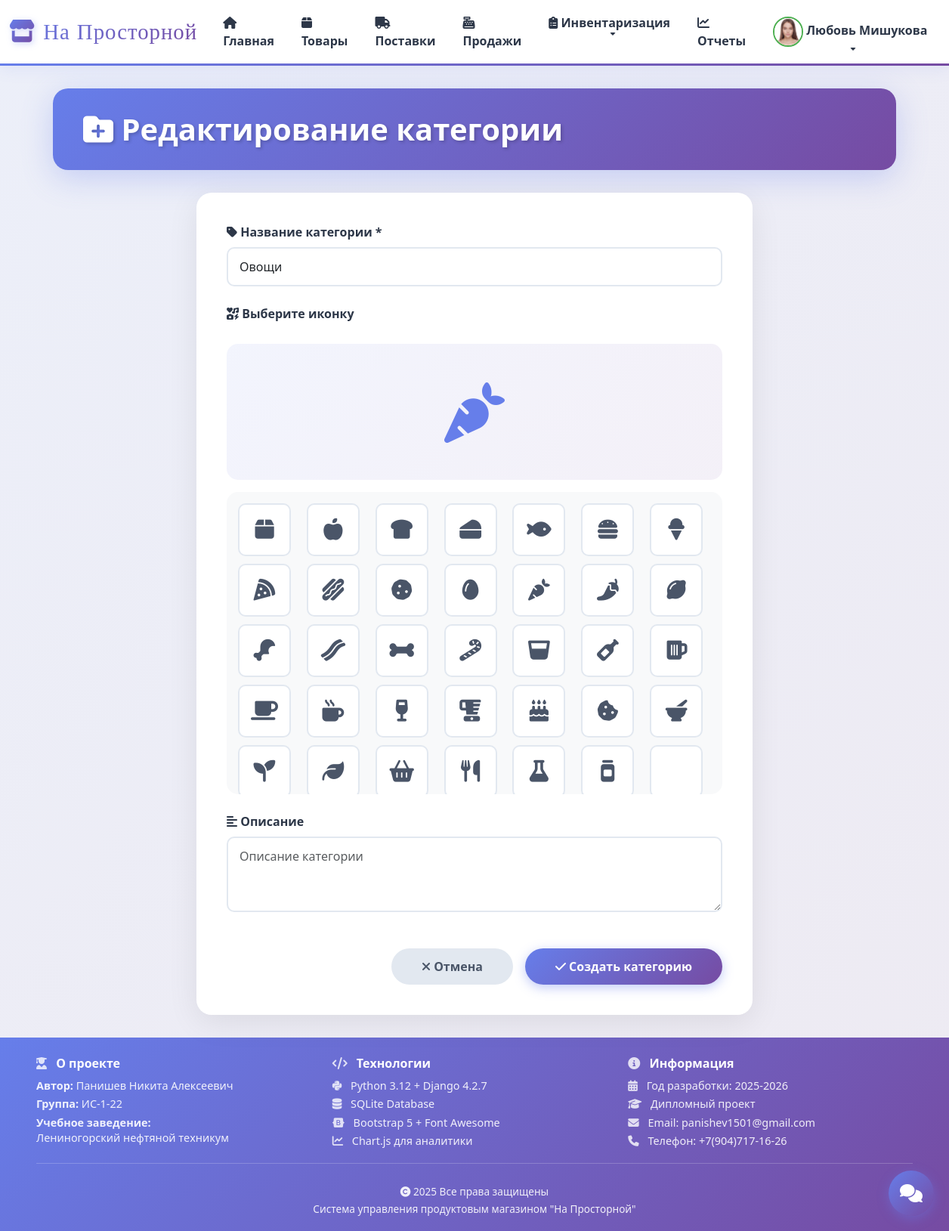
Page /products/category/1/update/ (signed in) on the committed database.
### accounts/models.py (models this page shows, shortened)
class CustomUser(AbstractUser):
    ROLE_CHOICES = (
        ('director', 'Директор'),
        ('manager', 'Заведующий'),
        ('cashier', 'Кассир'),
    )
    role = models.CharField(max_length=20, choices=ROLE_CHOICES, default='cashier', verbose_name='Роль')
    avatar = models.ImageField(upload_to='avatars/', blank=True, null=True, verbose_name='Аватар')
    phone = models.CharField(max_length=20, blank=True, verbose_name='Телефон')
    class Meta:
        verbose_name = 'Пользователь'
        verbose_name_plural = 'Пользователи'
    def can_manage_products(self):
        return self.role in ['director', 'manager']
    def can_manage_sales(self):
        return self.role in ['director', 'manager', 'cashier']
    def can_view_reports(self):
        return self.role in ['director']

### products/models.py (models this page shows, shortened)
class Category(models.Model):
    name = models.CharField(max_length=100, verbose_name='Название')
    icon = models.CharField(max_length=50, default='fa-box', verbose_name='Иконка')
    description = models.TextField(blank=True, verbose_name='Описание')
    class Meta:
        verbose_name = 'Категория'
        verbose_name_plural = 'Категории'
        ordering = ['name']

### products/views.py (the view)
# urls.py: path('category/<int:category_id>/update/', views.category_update, name='category_update'),
@login_required
@user_passes_test(lambda u: u.can_manage_products())
def category_update(request, category_id):
    category = get_object_or_404(Category, pk=category_id)
    if request.method == 'POST':
        form = CategoryForm(request.POST, instance=category)
        if form.is_valid():
            category = form.save()
            messages.success(request, f'Категория "{category.name}" успешно обновлена!')
            return redirect('products:category_products', category_id=category.id)
    else:
        form = CategoryForm(instance=category)
    context = {
        'form': form,
        'title': 'Редактирование категории',
        'category': category,
    }
    return render(request, 'products/category_form.html', context)

### products/forms.py
class CategoryForm(forms.ModelForm):
    class Meta:
        model = Category
        fields = ['name', 'icon', 'description']
        widgets = {
            'name': forms.TextInput(attrs={'class': 'form-control', 'placeholder': 'Название категории'}),
            'icon': forms.TextInput(attrs={'class': 'form-control', 'placeholder': 'fa-box'}),
            'description': forms.Textarea(attrs={'class': 'form-control', 'rows': 3, 'placeholder': 'Описание категории'}),
        }

### templates/products/category_form.html (shortened to what this page needs)
{% extends 'base.html' %}
{% block content %}
<div class="category-form-page">
    <div class="container">
        <div class="page-header animate__animated animate__fadeInDown">
            <h1>
                <i class="fas fa-folder-plus"></i>
                {{ title }}
            </h1>
        </div>
        <div class="row justify-content-center">
            <div class="col-12 col-lg-8">
                <div class="form-card animate__animated animate__fadeInUp">
                    <form method="post" enctype="multipart/form-data">
                        <div class="mb-4">
                            <label for="{{ form.name.id_for_label }}" class="form-label">
                                <i class="fas fa-tag"></i> Название категории *
                            </label>
                            {{ form.name }}
                        </div>
                        <div class="mb-4">
                            <label class="form-label">
                                <i class="fas fa-icons"></i> Выберите иконку
                            </label>
                            <div class="icon-preview-large text-center mb-3" id="iconPreview">
                                <i class="fas {{ form.icon.value|default:'fa-box' }}"></i>
                            </div>
                            <div class="icon-selector">
                            </div>
                        </div>
                        <div class="mb-4">
                            <label for="{{ form.description.id_for_label }}" class="form-label">
                                <i class="fas fa-align-left"></i> Описание
                            </label>
                            {{ form.description }}
                        </div>
                        <div class="d-flex gap-3 justify-content-end mt-5">
                            <a href="{% url 'products:product_list' %}" class="btn btn-cancel">
                                <i class="fas fa-times"></i> Отмена
                            </a>
                            <button type="submit" class="btn btn-submit">
                                <i class="fas fa-check"></i> Создать категорию
                            </button>
                        </div>
                    </form>
                </div>
            </div>
        </div>
    </div>
</div>
{% endblock %}

### templates/base.html (shortened to what this page needs)
<!DOCTYPE html>
<html lang="ru">
<head>
    <link href="https://cdn.jsdelivr.net/npm/bootstrap@5.3.0/dist/css/bootstrap.min.css" rel="stylesheet">
    <link rel="stylesheet" href="https://cdnjs.cloudflare.com/ajax/libs/font-awesome/6.4.0/css/all.min.css">
    <link rel="stylesheet" href="https://cdnjs.cloudflare.com/ajax/libs/animate.css/4.1.1/animate.min.css">
</head>
<body>
    {% if user.is_authenticated %}
    <nav class="navbar navbar-expand-lg navbar-light sticky-top">
        <div class="container-fluid">
            <a class="navbar-brand" href="{% url 'products:dashboard' %}">
                <i class="fas fa-store"></i>На Просторной
            </a>
            <div class="collapse navbar-collapse" id="navbarNav">
                <ul class="navbar-nav me-auto">
                    <li class="nav-item">
                        <a class="nav-link" href="{% url 'products:dashboard' %}">
                            <i class="fas fa-home"></i> Главная
                        </a>
                    </li>
                    <li class="nav-item">
                        <a class="nav-link" href="{% url 'products:product_list' %}">
                            <i class="fas fa-box"></i> Товары
                        </a>
                    </li>
                    {% if user.can_manage_products %}
                    <li class="nav-item">
                        <a class="nav-link" href="{% url 'products:supply_list' %}">
                            <i class="fas fa-truck"></i> Поставки
                        </a>
                    </li>
                    {% endif %}
                    {% if user.can_manage_sales %}
                    <li class="nav-item">
                        <a class="nav-link" href="{% url 'sales:sale_list' %}">
                            <i class="fas fa-cash-register"></i> Продажи
                        </a>
                    </li>
                    {% endif %}
                    {% if user.can_manage_products %}
                    <li class="nav-item dropdown">
                        <a class="nav-link dropdown-toggle" href="#" id="inventoryDropdown" role="button" data-bs-toggle="dropdown">
                            <i class="fas fa-clipboard-list"></i> Инвентаризация
                        </a>
                    </li>
                    {% endif %}
                    {% if user.can_view_reports %}
                    <li class="nav-item">
                        <a class="nav-link" href="{% url 'reports:dashboard' %}">
                            <i class="fas fa-chart-line"></i> Отчеты
                        </a>
                    </li>
                    {% endif %}
                </ul>
                <ul class="navbar-nav">
                    <li class="nav-item dropdown">
                        <a class="nav-link dropdown-toggle" href="#" id="userDropdown" role="button" data-bs-toggle="dropdown">
                            {% if user.avatar %}
                            <img src="{{ user.avatar.url }}" alt="Avatar" class="user-avatar">
                            {% else %}
                            <i class="fas fa-user-circle"></i>
                            {% endif %}
                            {{ user.first_name }} {{ user.last_name }}
                        </a>
                    </li>
                </ul>
            </div>
        </div>
    </nav>
    {% endif %}
    {% block content %}{% endblock %}
    <footer class="site-footer">
        <div class="footer-content">
            <div class="footer-info">
                <div class="footer-section">
                    <h5><i class="fas fa-user-graduate"></i> О проекте</h5>
                    <p><strong>Автор:</strong> Панишев Никита Алексеевич</p>
                    <p><strong>Группа:</strong> ИС-1-22</p>
                    <p><strong>Учебное заведение:</strong><br>Лениногорский нефтяной техникум</p>
                </div>
                <div class="footer-section">
                    <h5><i class="fas fa-code"></i> Технологии</h5>
                    <p><i class="fab fa-python"></i> Python 3.12 + Django 4.2.7</p>
                    <p><i class="fas fa-database"></i> SQLite Database</p>
                    <p><i class="fab fa-bootstrap"></i> Bootstrap 5 + Font Awesome</p>
                    <p><i class="fas fa-chart-line"></i> Chart.js для аналитики</p>
                </div>
                <div class="footer-section">
                    <h5><i class="fas fa-info-circle"></i> Информация</h5>
                    <p><i class="fas fa-calendar-alt"></i> Год разработки: 2025-2026</p>
                    <p><i class="fas fa-graduation-cap"></i> Дипломный проект</p>
                    <p><i class="fas fa-envelope"></i> Email: panishev1501@gmail.com </p>
                    <p><i class="fas fa-phone"></i> Телефон: +7(904)717-16-26</p>
                </div>
            </div>
            <div class="footer-divider"></div>
            <div class="footer-bottom">
                <p><i class="fas fa-copyright"></i> {{ current_year|default:"2025" }} Все права защищены</p>
                <p>Система управления продуктовым магазином "На Просторной"</p>
            </div>
        </div>
    </footer>
    <button id="chat-widget-btn" class="chat-fab" title="Открыть чат сотрудников">
        <i class="fas fa-comments"></i>
    </button>
</body>
</html>

### templates/base.html (style rules this page uses)
:root { --primary-color: #4CAF50; --secondary-color: #FFC107; --danger-color: #f44336; --success-color: #4CAF50; --info-color: #2196F3; --dark-color: #212529; --light-color: #f8f9fa; }
body { font-family: 'Segoe UI', Tahoma, Geneva, Verdana, sans-serif; background: #f8f9fa; min-height: 100vh; padding-bottom: 0; margin-bottom: 0; }
.navbar { background: white !important; box-shadow: 0 4px 20px rgba(102, 126, 234, 0.1); border-bottom: 3px solid transparent; border-image: linear-gradient(90deg, #667eea 0%, #764ba2 100%); border-image-slice: 1; }
.navbar-brand { font-family: 'Righteous', cursive; font-weight: 400; background: linear-gradient(135deg, #667eea 0%, #764ba2 100%); -webkit-background-clip: text; -webkit-text-fill-color: transparent; background-clip: text; font-size: 1.8rem; letter-spacing: 1px; transition: all 0.3s ease; position: relative; }
.navbar-brand i { background: linear-gradient(135deg, #667eea 0%, #764ba2 100%); -webkit-background-clip: text; -webkit-text-fill-color: transparent; background-clip: text; margin-right: 10px; font-size: 1.9rem; filter: drop-shadow(2px 2px 4px rgba(102, 126, 234, 0.3)); }
.nav-link { color: #2d3748 !important; font-weight: 600; transition: all 0.3s ease; position: relative; padding: 10px 18px !important; border-radius: 10px; }
.nav-link::after { content: ''; position: absolute; bottom: 5px; left: 50%; transform: translateX(-50%); width: 0; height: 3px; background: linear-gradient(90deg, #667eea 0%, #764ba2 100%); transition: width 0.3s ease; border-radius: 2px; }
.btn { border-radius: 25px; padding: 10px 25px; font-weight: 500; transition: all 0.3s ease; border: none; }
.user-avatar { width: 40px; height: 40px; border-radius: 50%; object-fit: cover; border: 2px solid var(--primary-color); }
.form-control, .form-select { border-radius: 10px; border: 2px solid #e0e0e0; transition: all 0.3s ease; }
.site-footer { background: linear-gradient(135deg, #667eea 0%, #764ba2 100%); color: white; padding: 25px 0 15px; margin-top: 0; }
.footer-content { max-width: 1200px; margin: 0 auto; padding: 0 20px; }
.footer-info { display: grid; grid-template-columns: repeat(auto-fit, minmax(250px, 1fr)); gap: 15px; margin-bottom: 15px; }
.footer-section h5 { font-weight: 700; margin-bottom: 10px; font-size: 1rem; color: #fff; }
.footer-section p { margin: 4px 0; line-height: 1.4; font-size: 0.9rem; color: rgba(255, 255, 255, 0.9); }
.footer-section i { margin-right: 8px; color: rgba(255, 255, 255, 0.8); }
.footer-divider { height: 1px; background: rgba(255, 255, 255, 0.2); margin: 12px 0; }
.footer-bottom { text-align: center; padding-top: 12px; }
.footer-bottom p { margin: 3px 0; color: rgba(255, 255, 255, 0.9); font-size: 0.85rem; }
.chat-fab { position: fixed; bottom: 20px; right: 20px; width: 60px; height: 60px; border-radius: 50%; background: linear-gradient(135deg, #667eea 0%, #764ba2 100%); color: white; border: none; box-shadow: 0 4px 15px rgba(102, 126, 234, 0.4); cursor: pointer; z-index: 999; font-size: 24px; display: flex; align-items: center; justify-content: center; transition: transform 0.3s, box-shadow 0.3s; }

### rows in the picture
CustomUser: avatar (picture), first_name "Любовь", last_name "Мишукова"
Category: name "Овощи"

### other values in the picture
{{ title }} "Редактирование категории"
{{ current_year|default:"2025" }} "2025"
